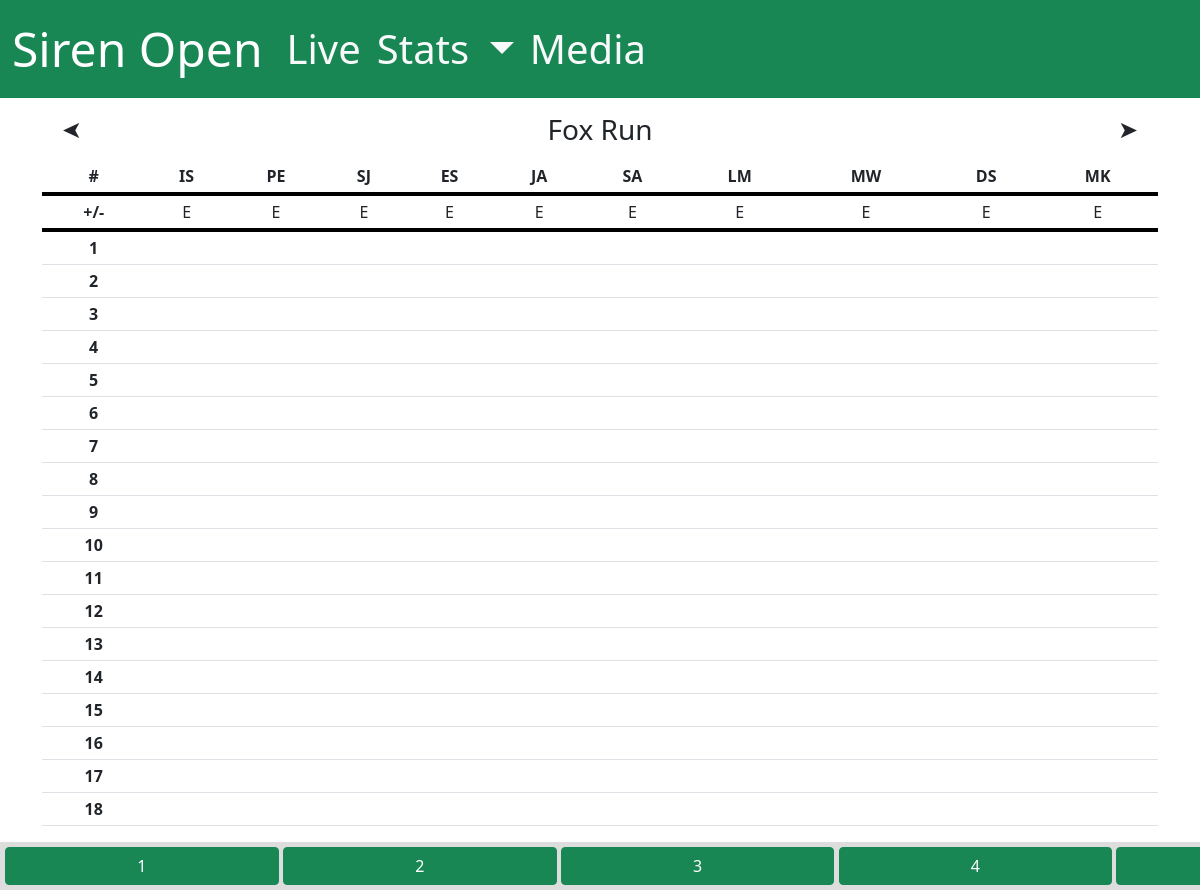
The app's page /live with its own data.
### app/models.py (models this page shows, shortened)
class Course(db.Model):
    __tablename__ = 'course'
    id = mapped_column(Integer, primary_key=True)
    name = mapped_column(String(255), nullable=False)
    layouts = relationship("Layout", backref="course")

class Golfer(db.Model):
    __tablename__ = 'golfer'  # Explicitly set the table name
    id = mapped_column(Integer, primary_key=True)
    name = mapped_column(String(255), nullable=False)
    rounds = relationship("Round", backref="golfer")  # Relationship to Round

### app/routes/live.py (the view)
@app.route('/live')
@app.route('/live/<course>')
def live_summary(course: str = 'Fox Run'):
    return render_live_summary(course=course)

### app/templates/live/live_summary.html (shortened to what this page needs)
{% extends "base.html" %}
{% block content %}
<link rel="stylesheet" href="{{ url_for('static', filename='css/live.css') }}">
<div id="live-summary-content" class="scrollable-content">
    {% include "live/live_course_selection.html" %}
    <div class="scrollable-table-container">
        <table class="table table-sm table-equal-cells scrollable-table">
            <thead>
                <tr>
                    <th>#</th>
                    {% for g in score_summary.keys() %}
                    <th>{{ g.split(' ')[0][0]+g.split(' ')[1][0] }}</th>
                    {% endfor %}
                </tr>
            </thead>
            <thead>
                <tr>
                    <th>+/-</th>
                    {% for g,x in score_summary.items() %}
                    {% if score_summary[g]['total'] - score_summary[g]['par'] < 0 %} <th style="font-weight: normal;">{{
                        score_summary[g]['total'] - score_summary[g]['par'] }}</th>
                        {% elif score_summary[g]['total'] - score_summary[g]['par'] > 0 %}
                        <th style="font-weight: normal;">+{{ score_summary[g]['total'] - score_summary[g]['par'] }}</th>
                        {% else %}
                        <th style="font-weight: normal;">E</th>
                        {% endif %}
                        {% endfor %}
                </tr>
            </thead>
            <tbody>
                {% for hole_number,scores_by_golfer in scores.items() %}
                <tr>
                    <td style="font-weight: bold;">{{ hole_number }}</td>
                    {% for g in score_summary.keys() %}
                    {% if scores_by_golfer[g]['score'] %}
                    <td>{{ scores_by_golfer[g]['score'] }}</td>
                    {% else %}
                    <td></td>
                    {% endif %}
                    {% endfor %}
                </tr>
                {% endfor %}
            </tbody>
        </table>
    </div>
</div>
{% include "live/live_hole_selection.html" %}
{% endblock %}

### app/templates/live/live_course_selection.html
<div class="navigation-container" style="border: none;">
    {% if hole %}
    <a class="arrow-button text-dark" style="transform: scaleX(-1);"
        href="{{ url_for('live_detail', course=all_courses[(all_courses.index(course)-1) % all_courses|length], hole=1) }}">&#x27A4;</a>
    {% else %}
    <a class="arrow-button text-dark" style="transform: scaleX(-1);"
        href="{{ url_for('live_summary', course=all_courses[(all_courses.index(course)-1) % all_courses|length]) }}">&#x27A4;</a>
    {% endif %}
    <a class="text-center fs-3 course-nav-text text-dark" href="{{ url_for('live_summary', course=course) }}">{{ course }}</a>
    {% if hole %}
    <a class="arrow-button text-dark"
        href="{{ url_for('live_detail', course=all_courses[(all_courses.index(course)+1) % all_courses|length], hole=1) }}">&#x27A4;</a>
    {% else %}
    <a class="arrow-button text-dark"
        href="{{ url_for('live_summary', course=all_courses[(all_courses.index(course)+1) % all_courses|length]) }}">&#x27A4;</a>
    {% endif %}
</div>

### app/static/css/style.css (style rules this page uses)
.scrollable-table-container { overflow: auto; }
.scrollable-table { text-align: center; overflow-x: auto; font-size: medium; }
.scrollable-table th { border-bottom: 4px solid #000; }

### app/static/css/live.css (style rules this page uses)
* { box-sizing: border-box; }
body { margin: 0; padding: 0; height: 100vh; }
.scrollable-content { overflow-y: auto; }
.navigation-container { display: flex; align-items: center; justify-content: space-between; padding: 10px 20px; border: 1px solid #dee2e6; }
.arrow-button { font-size: 1.5em; color: #ffffff; cursor: pointer; text-decoration: none; }
.course-nav-text { color: #ffffff; cursor: pointer; text-decoration: none; }

### records on screen
Course: name "Fox Run"
Golfer: name "IS", shows "E"
Golfer: name "PE"
Golfer: name "SJ", shows "E"
Golfer: name "ES"
Golfer: name "JA", shows "E"
Golfer: name "SA", shows "E"
Golfer: name "LM", shows "E"
Golfer: name "MW", shows "E"
Golfer: name "DS", shows "E"
Golfer: name "MK", shows "E"

### other values on screen
{{ hole_number }} "1" "2" "3" "4" "5" "6" "7" "8" "9" "10" "11" "12" "13" "14" "15" "16" "17" "18"
{{ i+1 }} "1" "2" "3" "4"
